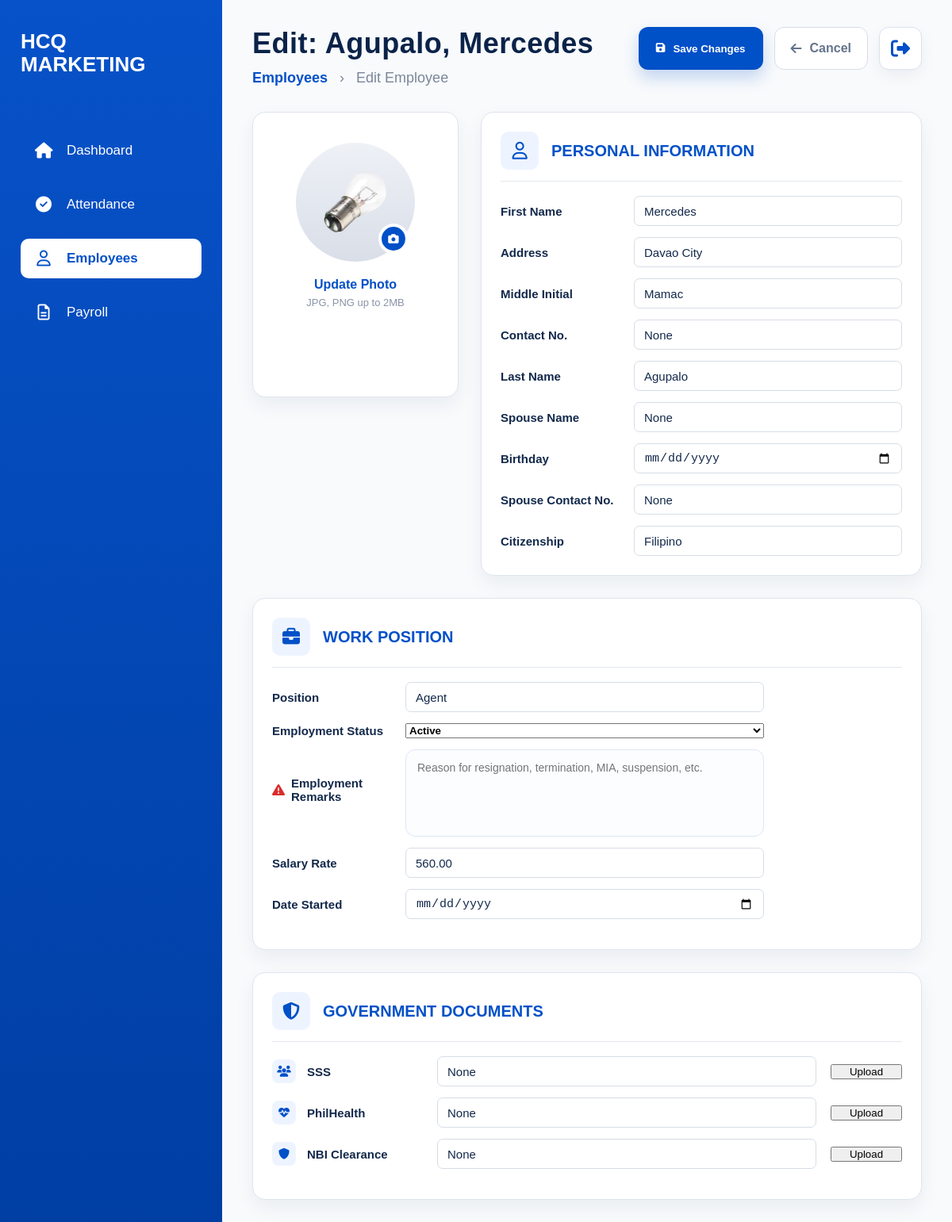
The app's page /employees-page/edit/3/, older data.
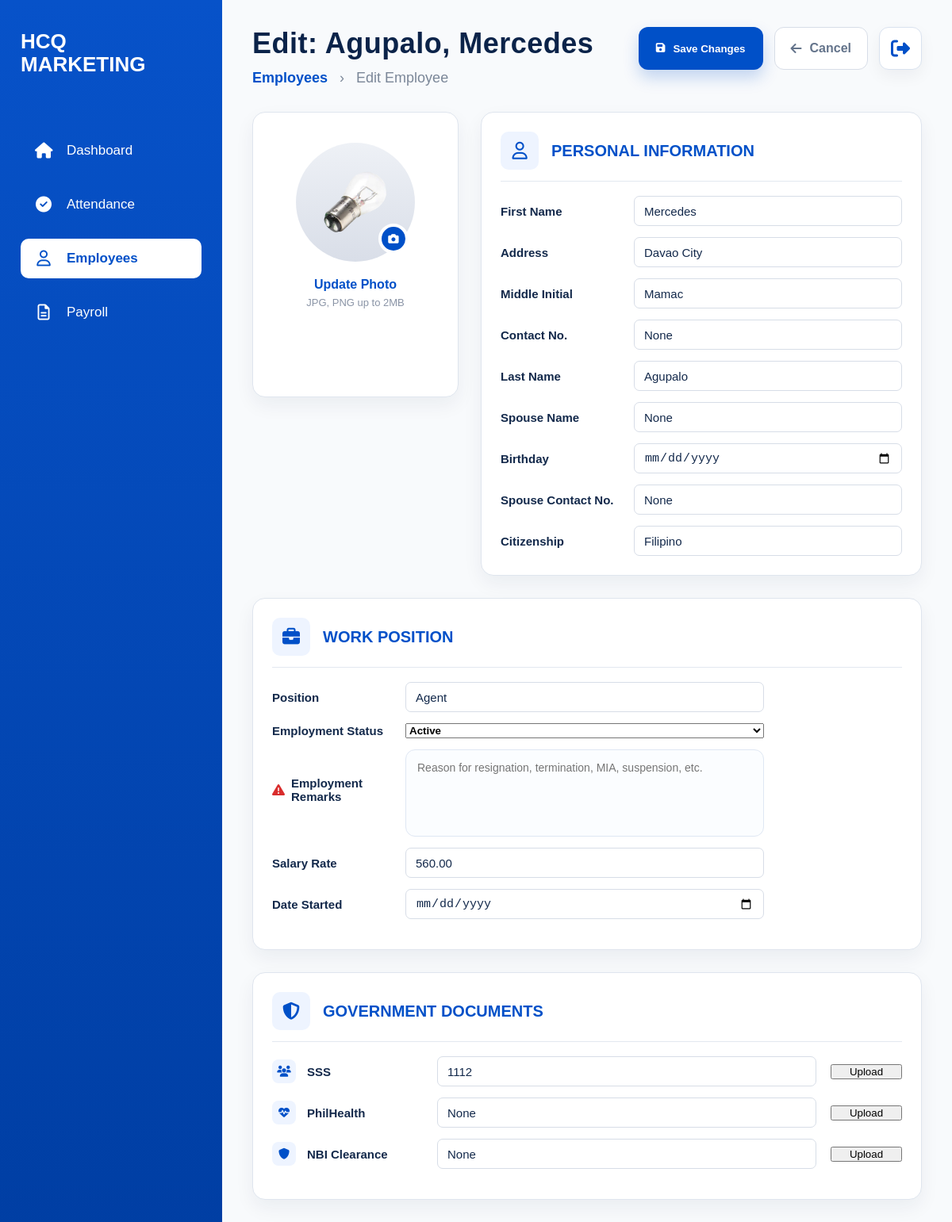
The same page, newer data.
### employees/models.py (models this page shows, shortened)
class Employee(models.Model):
    SALARY_TYPE_CHOICES = (
        ('daily', 'Daily'),
        ('hourly', 'Hourly'),
    )
    EMPLOYMENT_STATUS_CHOICES = (
        ('ACTIVE', 'Active'),
        ('RESIGNED', 'Resigned'),
        ('MIA', 'MIA'),
        ('TERMINATED', 'Terminated'),
    )
    employee_id = models.CharField(
        max_length=10,
        unique=True,
        editable=False
    )
    first_name = models.CharField(max_length=100)
    middle_initial = models.CharField(
        max_length=50,
        blank=True,
        null=True
    )
    last_name = models.CharField(max_length=100)
    date_of_birth = models.DateField(
        blank=True,
        null=True
    )
    citizenship = models.CharField(
        max_length=100,
        blank=True,
        null=True
    )
    address = models.CharField(
        max_length=255,
        blank=True,
        null=True
    )
    contact_number = models.CharField(
        max_length=50,
        blank=True,
        null=True
    )
    spouse_name = models.CharField(
        max_length=100,
        blank=True,
        null=True
    )
    spouse_contact_number = models.CharField(
        max_length=50,
        blank=True,
        null=True
    )
    elementary = models.CharField(
        max_length=255,
        blank=True,
        null=True
    )
    elementary_year = models.CharField(
        max_length=50,
        blank=True,
        null=True
    )
    high_school = models.CharField(
        max_length=255,
        blank=True,
        null=True
    )
    high_school_year = models.CharField(
        max_length=50,
        blank=True,
        null=True
    )
    college = models.CharField(
        max_length=255,
        blank=True,
        null=True
    )
    college_year = models.CharField(
        max_length=50,
        blank=True,
        null=True
    )
    company_1 = models.CharField(
        max_length=255,
        blank=True,
        null=True
    )
    company_address_1 = models.CharField(
        max_length=255,
        blank=True,
        null=True
    )
    occupation_1 = models.CharField(
        max_length=100,
        blank=True,
        null=True
    )
    years_1 = models.CharField(
        max_length=50,
        blank=True,
        null=True
    )
    company_2 = models.CharField(
        max_length=255,
        blank=True,
        null=True
    )
    company_address_2 = models.CharField(
        max_length=255,
        blank=True,
        null=True
    )
    occupation_2 = models.CharField(
        max_length=100,
        blank=True,
        null=True
    )
    years_2 = models.CharField(
        max_length=50,
        blank=True,
        null=True
    )
    company_3 = models.CharField(
        max_length=255,
        blank=True,
        null=True
    )
    company_address_3 = models.CharField(
        max_length=255,
        blank=True,
        null=True
    )
    occupation_3 = models.CharField(
        max_length=100,
        blank=True,
        null=True
    )
    years_3 = models.CharField(
        max_length=50,
        blank=True,
        null=True
    )
    reference_name_1 = models.CharField(
        max_length=100,
        blank=True,
        null=True
    )
    reference_occupation_1 = models.CharField(
        max_length=100,
        blank=True,
        null=True
    )
    reference_contact_1 = models.CharField(
        max_length=50,
        blank=True,
        null=True
    )
    reference_name_2 = models.CharField(
        max_length=100,
        blank=True,
        null=True
    )
    reference_occupation_2 = models.CharField(
        max_length=100,
        blank=True,
        null=True
    )
    reference_contact_2 = models.CharField(
        max_length=50,
        blank=True,
        null=True
    )
    reference_name_3 = models.CharField(
        max_length=100,
        blank=True,
        null=True
    )
    reference_occupation_3 = models.CharField(
        max_length=100,
        blank=True,
        null=True
    )
    reference_contact_3 = models.CharField(
        max_length=50,
        blank=True,
        null=True
    )
    sss_number = models.CharField(
        max_length=100,
        blank=True,
        null=True
    )
    sss_file = models.FileField(
        upload_to='government_documents/sss/',
        blank=True,
        null=True
    )
    philhealth_number = models.CharField(
        max_length=100,
        blank=True,
        null=True
    )
    philhealth_file = models.FileField(
        upload_to='government_documents/philhealth/',
        blank=True,
        null=True
    )
    nbi_clearance_number = models.CharField(
        max_length=100,
        blank=True,
        null=True
    )
    nbi_clearance_file = models.FileField(
        upload_to='government_documents/nbi/',
        blank=True,
        null=True
    )
    barangay_clearance_number = models.CharField(
        max_length=100,
        blank=True,
        null=True
    )
    barangay_clearance_file = models.FileField(
        upload_to='government_documents/barangay/',
        blank=True,
        null=True
    )
    tin_number = models.CharField(
        max_length=100,
        blank=True,
        null=True
    )
    tin_file = models.FileField(
        upload_to='government_documents/tin/',
        blank=True,
        null=True
    )
    drivers_license_number = models.CharField(
        max_length=100,
        blank=True,
        null=True
    )
    drivers_license_file = models.FileField(
        upload_to='government_documents/drivers_license/',
        blank=True,
        null=True
    )
    position = models.CharField(max_length=100)
    employment_status = models.CharField(
        max_length=20,
        choices=EMPLOYMENT_STATUS_CHOICES,
        default='ACTIVE'
    )
    employment_remarks = models.TextField(
        blank=True,
        null=True
    )
    salary_type = models.CharField(
        max_length=10,
        choices=SALARY_TYPE_CHOICES,
        default='daily'
    )
    rate = models.DecimalField(
        max_digits=10,
        decimal_places=2
    )
    benefits = models.DecimalField(
        max_digits=10,
        decimal_places=2,
        default=0
    )
    date_started = models.DateField(
        blank=True,
        null=True
    )
    photo = models.ImageField(
        upload_to='employee_photos/',
        blank=True,
        null=True
    )
    qr_code = models.ImageField(
        upload_to='employee_qrcodes/',
        blank=True,
        null=True
    )
    resume = models.FileField(
        upload_to='employee_resumes/',
        blank=True,
        null=True
    )

### dashboard/views.py (the view, shortened to what this page needs)
# urls.py: path('employees-page/edit/<int:employee_id>/', views.edit_employee_page_view, name='edit_employee_page'),
def edit_employee_page_view(request, employee_id):
    employee = get_object_or_404(
        Employee,
        id=employee_id
    )
    return render(
        request,
        "dashboard/edit_employee_page.html",
        {
            "employee": employee,
        }
    )

### dashboard/templates/dashboard/edit_employee_page.html (shortened to what the changed rows need)
{% load static %}
<!DOCTYPE html>
<html lang="en">
<head>
    <link rel="stylesheet" href="{% static 'dashboard/dashboard.css' %}">
    <link rel="stylesheet"
          href="https://cdnjs.cloudflare.com/ajax/libs/font-awesome/6.5.1/css/all.min.css">
</head>
<body>
<div class="employee-page">
    <main class="employee-content">
        <form method="POST" enctype="multipart/form-data">
            <div class="employee-header">
                <div>
                    <h1>
                        Edit:
                        {{ employee.last_name }},
                        {{ employee.first_name }}
                    </h1>
                    <p>
                        <a href="/employees-page/">Employees</a>
                        <span>›</span>
                        Edit Employee
                    </p>
                </div>
            </div>
            <div class="employee-grid">
                <section class="profile-card photo-card">
                    <div class="avatar-wrap">
                        <div class="avatar">
                            {% if employee.photo %}
                                <img src="{{ employee.photo.url }}"
                                     alt="Employee Photo"
                                     id="photoPreview">
                            {% endif %}
                        </div>
                    </div>
                </section>
                <section class="profile-card personal-card">
                    <div class="personal-grid">
                        <div class="field-row">
                            <label>First Name</label>
                            <input type="text"
                                   name="first_name"
                                   value="{{ employee.first_name|default:'' }}">
                        </div>
                        <div class="field-row">
                            <label>Address</label>
                            <input type="text"
                                   name="address"
                                   value="{{ employee.address|default:'' }}">
                        </div>
                        <div class="field-row">
                            <label>Middle Initial</label>
                            <input type="text"
                                   name="middle_initial"
                                   value="{{ employee.middle_initial|default:'' }}">
                        </div>
                        <div class="field-row">
                            <label>Contact No.</label>
                            <input type="text"
                                   name="contact_number"
                                   value="{{ employee.contact_number|default:'' }}">
                        </div>
                        <div class="field-row">
                            <label>Last Name</label>
                            <input type="text"
                                   name="last_name"
                                   value="{{ employee.last_name|default:'' }}">
                        </div>
                        <div class="field-row">
                            <label>Spouse Name</label>
                            <input type="text"
                                   name="spouse_name"
                                   value="{{ employee.spouse_name|default:'' }}">
                        </div>
                        <div class="field-row">
                            <label>Spouse Contact No.</label>
                            <input type="text"
                                   name="spouse_contact_number"
                                   value="{{ employee.spouse_contact_number|default:'' }}">
                        </div>
                        <div class="field-row">
                            <label>Citizenship</label>
                            <input type="text"
                                   name="citizenship"
                                   value="{{ employee.citizenship|default:'' }}">
                        </div>
                    </div>
                </section>
                <section class="profile-card work-card">
                    <div class="small-field-row">
                        <label>Position</label>
                        <input
                            type="text"
                            name="position"
                            value="{{ employee.position|default:'' }}"
                        >
                    </div>
                    <div class="small-field-row">
                        <label>Employment Status</label>
                        <select
                            name="employment_status"
                            class="status-select"
                        >
                            <option value="ACTIVE"
                            {% if employee.employment_status == "ACTIVE" %}
                            selected
                            {% endif %}>
                                Active
                            </option>
                        </select>
                    </div>
                    <div class="small-field-row">
                        <label>Salary Rate</label>
                        <input
                            type="number"
                            step="0.01"
                            name="rate"
                            value="{{ employee.rate }}"
                        >
                    </div>
                </section>
                <section class="profile-card government-card">
                    <div class="gov-row">
                        <div>
                            <i class="fa-solid fa-users"></i>
                            <label>SSS</label>
                        </div>
                        <input type="text"
                               name="sss_number"
                               value="{{ employee.sss_number|default:'' }}">
                        <button type="button"
                                onclick="document.getElementById('sssFile').click();">
                            Upload
                        </button>
                    </div>
                    <div class="gov-row">
                        <div>
                            <i class="fa-solid fa-heart-pulse"></i>
                            <label>PhilHealth</label>
                        </div>
                        <input type="text"
                               name="philhealth_number"
                               value="{{ employee.philhealth_number|default:'' }}">
                        <button type="button"
                                onclick="document.getElementById('philhealthFile').click();">
                            Upload
                        </button>
                    </div>
                    <div class="gov-row">
                        <div>
                            <i class="fa-solid fa-shield"></i>
                            <label>NBI Clearance</label>
                        </div>
                        <input type="text"
                               name="nbi_clearance_number"
                               value="{{ employee.nbi_clearance_number|default:'' }}">
                        <button type="button"
                                onclick="document.getElementById('nbiFile').click();">
                            Upload
                        </button>
                    </div>
                </section>
            </div>
        </form>
    </main>
</div>
</body>
</html>

Row changes from the older to the newer data that the page shows:
changed Employee "Agupalo": sss_number "None" → "1112"
